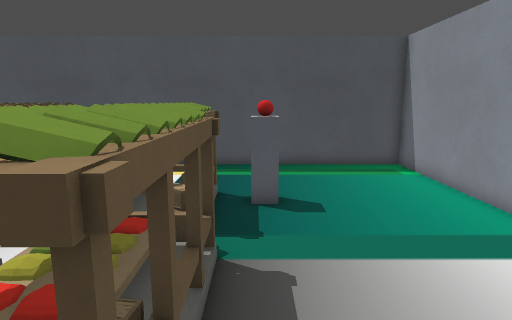
View 1 (above)

12 first-person views from a walk through a level from a Godot 3-D game. The camera is 1.5 m above the floor, tilts 10° down and sees 75° across. The floor is counted in squares, 0.5 m on a side. Each view is taken from the middle of a square. On the plan, view 1 faces up. The plan holds only what a view shows up to about 20 squares ahead; the rest is blank. Characters and animated objects are not drawn. Some surface patterns are stand-ins.

View 2
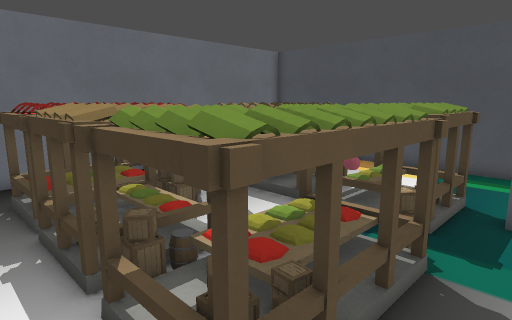

View 3
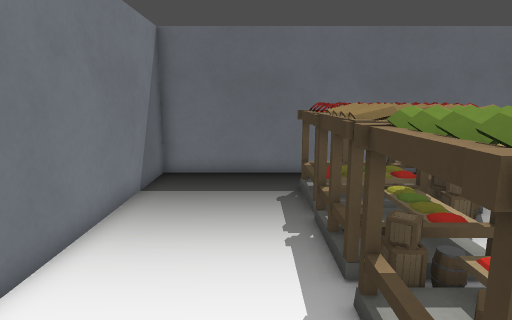

View 4
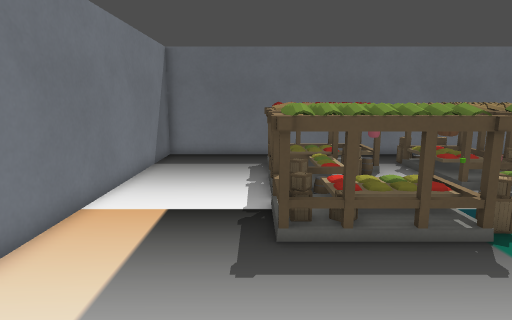

View 5
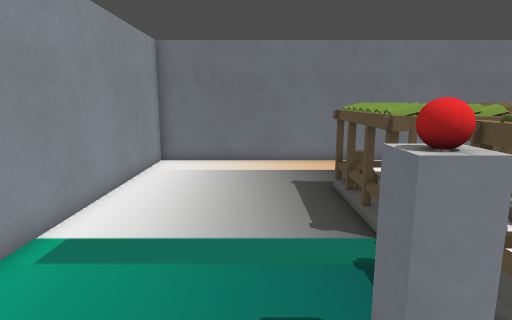

View 6
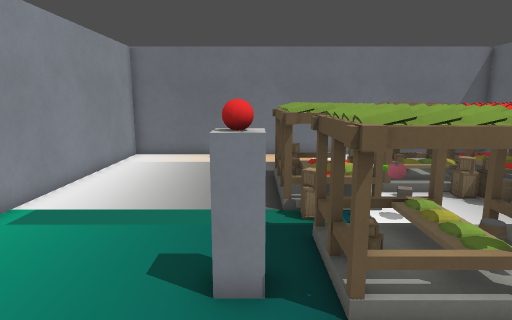

View 7
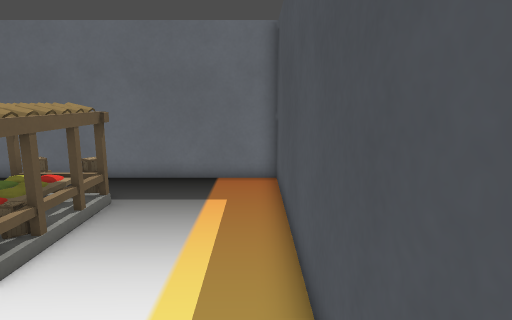

View 8
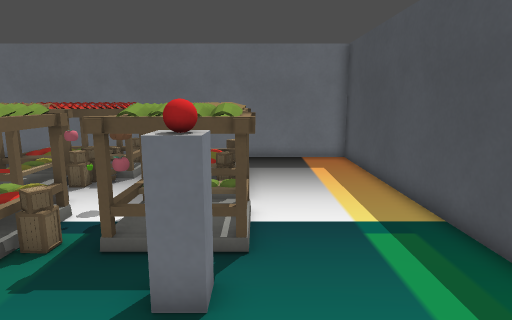

View 9
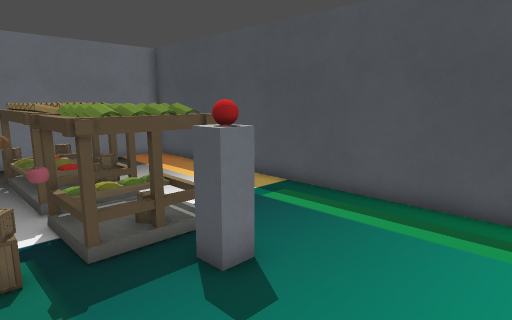

View 10
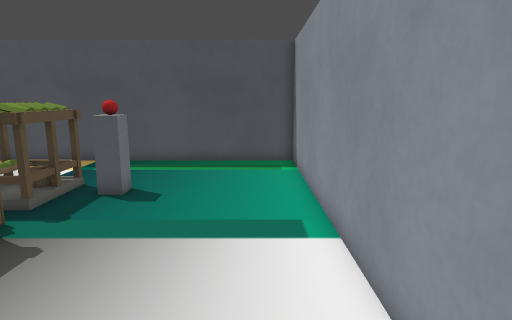

View 11
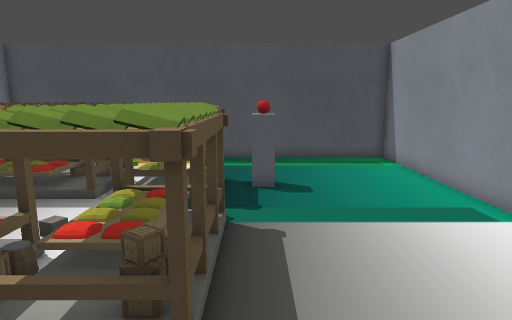

View 12
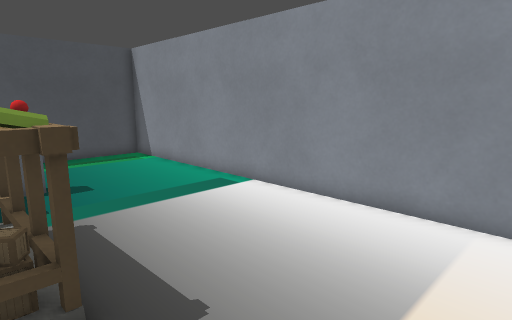

### Floor plan
Key: @ floor where view 1 was taken; # wall or solid block; . floor; = window, fence, low wall or low ledge; ^ raised ledge; A apple; O other object.
Columns run from 13 left of view 1 to 7 right of it. Each row starts with its distance up from view 1.
 16 #####################
 15 #...................#
 14 #...................#
 13 #...................#
 12 #...................#
 11 #........^^^#.......#
 10 #..#^^^^^^^^#O......#
  9 #   ^^^^^^^^#=......#
  8 #..#^^^^^^A^........#
  7 #. .....OO===.......#
  6 #  ^^^....^^^.......#
  5 #  ^^^.A..^^^.......#
  4 #  ^^^^^^^^^^.......#
  3 #  ^^^^^^^^^^.......#
  2 #..^^^#^^#^^^.......#
  1 #...................#
  0 #............@......#
 -1 #...................#
 -2 #...................#
 -3 #...................#
 -4 #####################

Where each view was taken, in squares from view 1:
view 1: 0 up, 0 right, facing up
view 2: 0 up, 1 right, facing up-left
view 3: 0 up, 1 right, facing left
view 4: 1 up, 6 right, facing left
view 5: 13 up, 2 right, facing down
view 6: 15 up, 0 right, facing down
view 7: 15 up, 0 right, facing left
view 8: 11 up, 5 right, facing left
view 9: 6 up, 5 right, facing up-left
view 10: 1 down, 5 right, facing up
view 11: 2 down, 0 right, facing up
view 12: 3 down, 2 left, facing up-right
